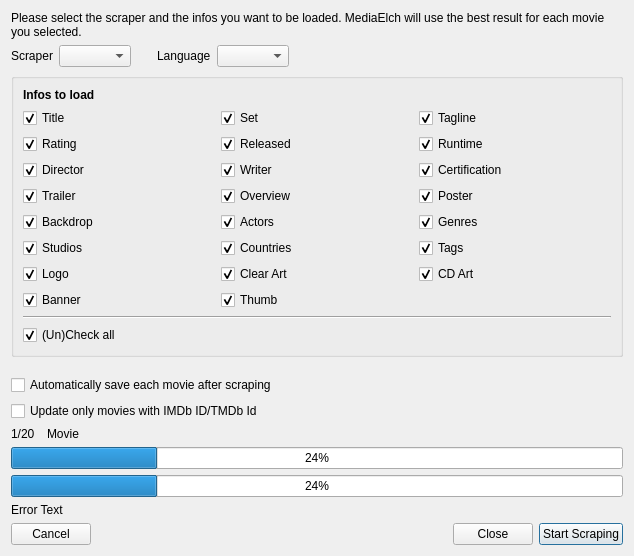
<?xml version="1.0" encoding="UTF-8"?>
<ui version="4.0">
 <class>MovieMultiScrapeDialog</class>
 <widget class="QDialog" name="MovieMultiScrapeDialog">
  <property name="windowModality">
   <enum>Qt::WindowModal</enum>
  </property>
  <property name="geometry">
   <rect>
    <x>0</x>
    <y>0</y>
    <width>634</width>
    <height>556</height>
   </rect>
  </property>
  <property name="minimumSize">
   <size>
    <width>600</width>
    <height>0</height>
   </size>
  </property>
  <property name="windowTitle">
   <string>Movie Multi Scrape</string>
  </property>
  <property name="windowIcon">
   <iconset resource="../../../data/MediaElch.qrc">
    <normaloff>:/img/MediaElch.png</normaloff>:/img/MediaElch.png</iconset>
  </property>
  <property name="modal">
   <bool>true</bool>
  </property>
  <layout class="QVBoxLayout" name="verticalLayout_2">
   <item>
    <widget class="QLabel" name="lblDescription">
     <property name="text">
      <string>Please select the scraper and the infos you want to be loaded. MediaElch will use the best result for each movie you selected.</string>
     </property>
     <property name="wordWrap">
      <bool>true</bool>
     </property>
    </widget>
   </item>
   <item>
    <layout class="QHBoxLayout" name="horizontalLayout_3">
     <item>
      <widget class="QLabel" name="lblScraper">
       <property name="text">
        <string>Scraper</string>
       </property>
      </widget>
     </item>
     <item>
      <widget class="QComboBox" name="comboScraper"/>
     </item>
     <item>
      <spacer name="horizontalSpacer_3">
       <property name="orientation">
        <enum>Qt::Horizontal</enum>
       </property>
       <property name="sizeType">
        <enum>QSizePolicy::Fixed</enum>
       </property>
       <property name="sizeHint" stdset="0">
        <size>
         <width>20</width>
         <height>20</height>
        </size>
       </property>
      </spacer>
     </item>
     <item>
      <widget class="QLabel" name="lblLanguage">
       <property name="text">
        <string>Language</string>
       </property>
      </widget>
     </item>
     <item>
      <widget class="LanguageCombo" name="comboLanguage"/>
     </item>
     <item>
      <spacer name="horizontalSpacer_2">
       <property name="orientation">
        <enum>Qt::Horizontal</enum>
       </property>
       <property name="sizeHint" stdset="0">
        <size>
         <width>40</width>
         <height>20</height>
        </size>
       </property>
      </spacer>
     </item>
    </layout>
   </item>
   <item>
    <widget class="QGroupBox" name="groupBox">
     <property name="title">
      <string/>
     </property>
     <layout class="QVBoxLayout" name="verticalLayout_3">
      <item>
       <widget class="QLabel" name="lblDetails">
        <property name="font">
         <font>
          <weight>75</weight>
          <bold>true</bold>
         </font>
        </property>
        <property name="text">
         <string>Infos to load</string>
        </property>
       </widget>
      </item>
      <item>
       <layout class="QGridLayout" name="gridLayout_2">
        <item row="0" column="1">
         <widget class="MyCheckBox" name="chkSet">
          <property name="text">
           <string>Set</string>
          </property>
          <property name="checked">
           <bool>true</bool>
          </property>
         </widget>
        </item>
        <item row="0" column="0">
         <widget class="MyCheckBox" name="chkTitle">
          <property name="text">
           <string>Title</string>
          </property>
          <property name="checked">
           <bool>true</bool>
          </property>
         </widget>
        </item>
        <item row="1" column="0">
         <widget class="MyCheckBox" name="chkRating">
          <property name="text">
           <string>Rating</string>
          </property>
          <property name="checked">
           <bool>true</bool>
          </property>
         </widget>
        </item>
        <item row="3" column="1">
         <widget class="MyCheckBox" name="chkOverview">
          <property name="text">
           <string>Overview</string>
          </property>
          <property name="checked">
           <bool>true</bool>
          </property>
         </widget>
        </item>
        <item row="3" column="2">
         <widget class="MyCheckBox" name="chkPoster">
          <property name="text">
           <string>Poster</string>
          </property>
          <property name="checked">
           <bool>true</bool>
          </property>
         </widget>
        </item>
        <item row="5" column="1">
         <widget class="MyCheckBox" name="chkCountries">
          <property name="text">
           <string>Countries</string>
          </property>
          <property name="checked">
           <bool>true</bool>
          </property>
         </widget>
        </item>
        <item row="1" column="2">
         <widget class="MyCheckBox" name="chkRuntime">
          <property name="text">
           <string>Runtime</string>
          </property>
          <property name="checked">
           <bool>true</bool>
          </property>
         </widget>
        </item>
        <item row="4" column="1">
         <widget class="MyCheckBox" name="chkActors">
          <property name="text">
           <string>Actors</string>
          </property>
          <property name="checked">
           <bool>true</bool>
          </property>
         </widget>
        </item>
        <item row="2" column="2">
         <widget class="MyCheckBox" name="chkCertification">
          <property name="text">
           <string>Certification</string>
          </property>
          <property name="checked">
           <bool>true</bool>
          </property>
         </widget>
        </item>
        <item row="3" column="0">
         <widget class="MyCheckBox" name="chkTrailer">
          <property name="text">
           <string>Trailer</string>
          </property>
          <property name="checked">
           <bool>true</bool>
          </property>
         </widget>
        </item>
        <item row="0" column="2">
         <widget class="MyCheckBox" name="chkTagline">
          <property name="text">
           <string>Tagline</string>
          </property>
          <property name="checked">
           <bool>true</bool>
          </property>
         </widget>
        </item>
        <item row="1" column="1">
         <widget class="MyCheckBox" name="chkReleased">
          <property name="text">
           <string>Released</string>
          </property>
          <property name="checked">
           <bool>true</bool>
          </property>
         </widget>
        </item>
        <item row="2" column="1">
         <widget class="MyCheckBox" name="chkWriter">
          <property name="text">
           <string>Writer</string>
          </property>
          <property name="checked">
           <bool>true</bool>
          </property>
         </widget>
        </item>
        <item row="2" column="0">
         <widget class="MyCheckBox" name="chkDirector">
          <property name="text">
           <string>Director</string>
          </property>
          <property name="checked">
           <bool>true</bool>
          </property>
         </widget>
        </item>
        <item row="5" column="0">
         <widget class="MyCheckBox" name="chkStudios">
          <property name="text">
           <string>Studios</string>
          </property>
          <property name="checked">
           <bool>true</bool>
          </property>
         </widget>
        </item>
        <item row="4" column="2">
         <widget class="MyCheckBox" name="chkGenres">
          <property name="text">
           <string>Genres</string>
          </property>
          <property name="checked">
           <bool>true</bool>
          </property>
         </widget>
        </item>
        <item row="4" column="0">
         <widget class="MyCheckBox" name="chkBackdrop">
          <property name="text">
           <string>Backdrop</string>
          </property>
          <property name="checked">
           <bool>true</bool>
          </property>
         </widget>
        </item>
        <item row="7" column="1">
         <widget class="MyCheckBox" name="chkThumb">
          <property name="text">
           <string>Thumb</string>
          </property>
          <property name="checked">
           <bool>true</bool>
          </property>
         </widget>
        </item>
        <item row="7" column="0">
         <widget class="MyCheckBox" name="chkBanner">
          <property name="text">
           <string>Banner</string>
          </property>
          <property name="checked">
           <bool>true</bool>
          </property>
         </widget>
        </item>
        <item row="6" column="2">
         <widget class="MyCheckBox" name="chkCdArt">
          <property name="text">
           <string>CD Art</string>
          </property>
          <property name="checked">
           <bool>true</bool>
          </property>
         </widget>
        </item>
        <item row="6" column="1">
         <widget class="MyCheckBox" name="chkClearArt">
          <property name="text">
           <string>Clear Art</string>
          </property>
          <property name="checked">
           <bool>true</bool>
          </property>
         </widget>
        </item>
        <item row="6" column="0">
         <widget class="MyCheckBox" name="chkLogo">
          <property name="text">
           <string>Logo</string>
          </property>
          <property name="checked">
           <bool>true</bool>
          </property>
         </widget>
        </item>
        <item row="5" column="2">
         <widget class="MyCheckBox" name="chkTags">
          <property name="text">
           <string>Tags</string>
          </property>
          <property name="checked">
           <bool>true</bool>
          </property>
         </widget>
        </item>
       </layout>
      </item>
      <item>
       <widget class="Line" name="line">
        <property name="orientation">
         <enum>Qt::Horizontal</enum>
        </property>
       </widget>
      </item>
      <item>
       <widget class="QCheckBox" name="chkUnCheckAll">
        <property name="text">
         <string>(Un)Check all</string>
        </property>
        <property name="checked">
         <bool>true</bool>
        </property>
       </widget>
      </item>
     </layout>
    </widget>
   </item>
   <item>
    <spacer name="verticalSpacer">
     <property name="orientation">
      <enum>Qt::Vertical</enum>
     </property>
     <property name="sizeHint" stdset="0">
      <size>
       <width>20</width>
       <height>40</height>
      </size>
     </property>
    </spacer>
   </item>
   <item>
    <widget class="QCheckBox" name="chkAutoSave">
     <property name="text">
      <string>Automatically save each movie after scraping</string>
     </property>
    </widget>
   </item>
   <item>
    <widget class="QCheckBox" name="chkOnlyImdb">
     <property name="text">
      <string>Update only movies with IMDb ID/TMDb Id</string>
     </property>
    </widget>
   </item>
   <item>
    <layout class="QHBoxLayout" name="horizontalLayout_2" stretch="0,1">
     <item>
      <widget class="QLabel" name="movieCounter">
       <property name="minimumSize">
        <size>
         <width>30</width>
         <height>0</height>
        </size>
       </property>
       <property name="text">
        <string>1/20</string>
       </property>
      </widget>
     </item>
     <item>
      <widget class="QLabel" name="movie">
       <property name="text">
        <string>Movie</string>
       </property>
      </widget>
     </item>
    </layout>
   </item>
   <item>
    <widget class="QProgressBar" name="progressMovie">
     <property name="value">
      <number>24</number>
     </property>
    </widget>
   </item>
   <item>
    <widget class="QProgressBar" name="progressAll">
     <property name="value">
      <number>24</number>
     </property>
    </widget>
   </item>
   <item>
    <widget class="QLabel" name="lblError">
     <property name="text">
      <string notr="true">Error Text</string>
     </property>
    </widget>
   </item>
   <item>
    <layout class="QHBoxLayout" name="horizontalLayout">
     <item>
      <widget class="QPushButton" name="btnCancel">
       <property name="text">
        <string>Cancel</string>
       </property>
       <property name="autoDefault">
        <bool>false</bool>
       </property>
      </widget>
     </item>
     <item>
      <spacer name="horizontalSpacer">
       <property name="orientation">
        <enum>Qt::Horizontal</enum>
       </property>
       <property name="sizeHint" stdset="0">
        <size>
         <width>40</width>
         <height>20</height>
        </size>
       </property>
      </spacer>
     </item>
     <item>
      <widget class="QPushButton" name="btnClose">
       <property name="text">
        <string>Close</string>
       </property>
       <property name="autoDefault">
        <bool>true</bool>
       </property>
       <property name="default">
        <bool>true</bool>
       </property>
      </widget>
     </item>
     <item>
      <widget class="QPushButton" name="btnStartScraping">
       <property name="text">
        <string>Start Scraping</string>
       </property>
       <property name="default">
        <bool>true</bool>
       </property>
      </widget>
     </item>
    </layout>
   </item>
  </layout>
 </widget>
 <customwidgets>
  <customwidget>
   <class>MyCheckBox</class>
   <extends>QCheckBox</extends>
   <header location="global">ui/small_widgets/MyCheckBox.h</header>
  </customwidget>
  <customwidget>
   <class>LanguageCombo</class>
   <extends>QComboBox</extends>
   <header location="global">ui/small_widgets/LanguageCombo.h</header>
  </customwidget>
 </customwidgets>
 <resources>
  <include location="../../../data/MediaElch.qrc"/>
 </resources>
 <connections>
  <connection>
   <sender>btnCancel</sender>
   <signal>clicked()</signal>
   <receiver>MovieMultiScrapeDialog</receiver>
   <slot>reject()</slot>
   <hints>
    <hint type="sourcelabel">
     <x>290</x>
     <y>289</y>
    </hint>
    <hint type="destinationlabel">
     <x>333</x>
     <y>209</y>
    </hint>
   </hints>
  </connection>
  <connection>
   <sender>btnClose</sender>
   <signal>clicked()</signal>
   <receiver>MovieMultiScrapeDialog</receiver>
   <slot>accept()</slot>
   <hints>
    <hint type="sourcelabel">
     <x>403</x>
     <y>289</y>
    </hint>
    <hint type="destinationlabel">
     <x>333</x>
     <y>209</y>
    </hint>
   </hints>
  </connection>
 </connections>
</ui>
